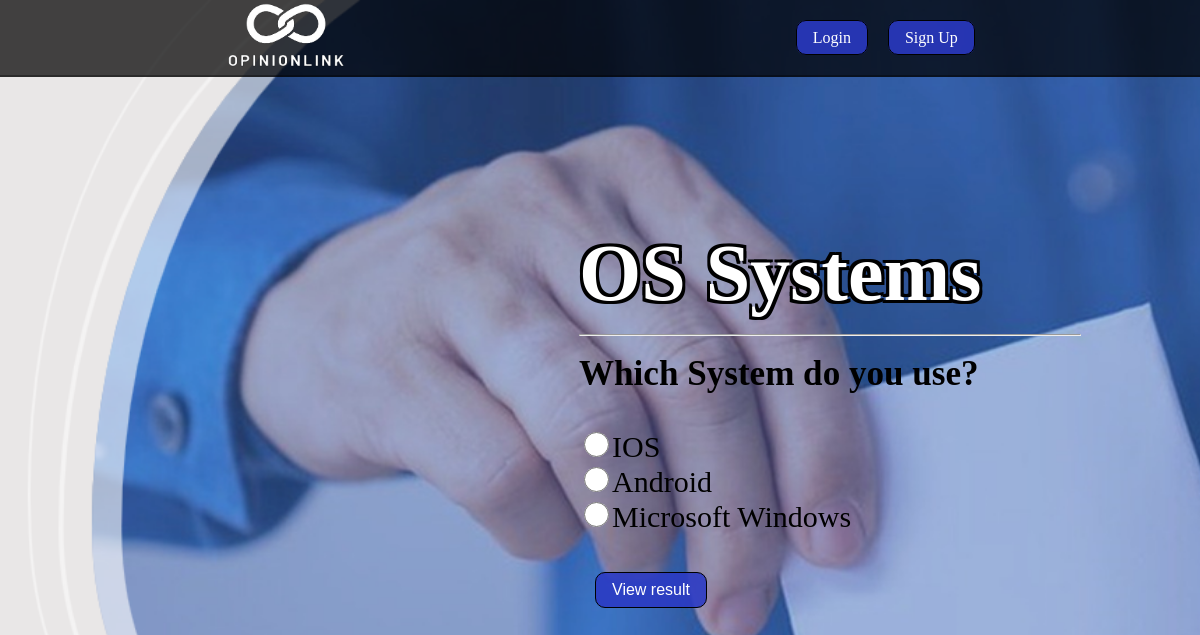
The page /viewpoll.php?poll_id=66 on the database its author committed.
### tables this page shows
CREATE TABLE `polls` (
  `poll_id` int(11) NOT NULL,
  `question` text NOT NULL,
  `title` varchar(255) DEFAULT NULL,
  `created_at` datetime DEFAULT current_timestamp(),
  `expires_at` datetime DEFAULT NULL,
  `is_active` tinyint(1) NOT NULL DEFAULT 1,
  `creator_id` int(11) DEFAULT NULL
);

CREATE TABLE `options` (
  `option_id` int(11) NOT NULL,
  `poll_id` int(11) NOT NULL,
  `option_text` text NOT NULL
);

### viewpoll.php (the view, shortened to what this page needs)
<?php
require_once "status.php";
    $poll_id=$_GET['poll_id'];
    $sql="select * from polls where poll_id=$poll_id";
    $rs=$db->prepare($sql);
    $rs->execute();
    $row=$rs->fetch();
    $question=$row['question'];
    $title=$row['title'];
    $opsql="select option_id,option_text from options where poll_id=$poll_id";
    $ops=$db->prepare($opsql);
    $ops->execute();
?>
<!DOCTYPE html>
<html lang="en">
<head>
    <link rel="stylesheet" href="viewpoll.css">
    <link rel="stylesheet" href="media.css">
    <?php require 'header.php' ?>
</head>
<body>
<div class="conatiner">
    <main>
    <form method="post">
        <h1><?php echo $title; ?></h1>
        <hr>
        <h3><?php echo $question; ?></h3>
        <?php
            while($row=$ops->fetch()){
                $option_id=$row['option_id'];
                $opt=$row['option_text'];
                echo"
                    <input type='radio' class='options' name='option' value='$option_id'>$opt<br>\n";
            }
        ?>
        <br>
        <?php
            if(!isset($_SESSION['user_id'])){
                echo "<button  type='submit' class='icons btn' name='result_button'>View result</button>";
            }
            else{
                echo "<button type='submit' class='icons btn' name='vote_button'>Vote</button>";
                echo "<button  type='submit' class='icons btn' name='result_button'>View result</button>";
            }
        ?>
    </form>
    </main>
    </div>
</body>
</html>

### viewpoll.css (style rules this page uses)
html { background-image: url('images/pollbackground.png'); background-position: center; background-repeat: no-repeat; background-size: cover; background-color: transparent; padding: 1em; }
.icons { text-decoration: none; border:0.1em solid black ; padding: 0.5em 1em 0.5em 1em; margin-left:1em; color: rgb(255, 255, 255); background-color: rgba(43, 58, 196, 0.877); border-radius: 10px; }
.btn { font-size: 16px; }
main { padding-top: 5em; align-items: center; font-size: 30px; justify-content: center; align-self: center; min-height: 100vh; }
h1 { font-size: 80px; padding-bottom: 0; margin-bottom: 0; text-decoration: dotted; color:white; text-shadow: 3px 3px 0 black, -3px -3px 0 black, 3px -3px 0 black, -3px 3px 0 black; }
hr { width: 500px; position: absolute; align-self: start; color: white; }
form { align-items: center; margin-left: 555px; }
.options { width: 100px; }
input[type='radio'] { width: 25px; height: 25px; }

### rows shown on the page
polls: title "OS Systems", question "Which System do you use?"
options: option_text "IOS"
options: option_text "Android"
options: option_text "Microsoft Windows"
